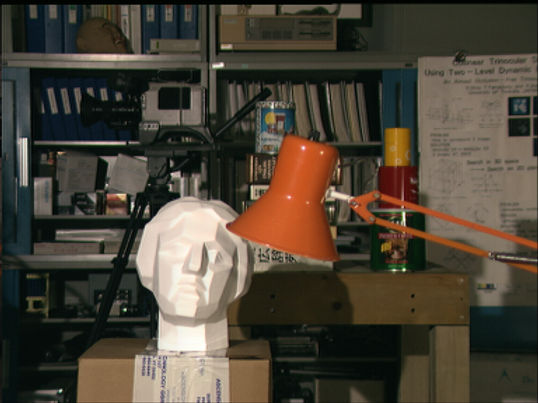
#> input picture Images/tsukuba_color.png, 538 x 403 px, found by its file name
$ python temp.py
#> lines starting #> are read from the running program, lines starting #| are printed output that depends on the picture; pictures that were not available may be replaced by others from this repository, and a replacement may not be noted
import cv2 as cv
import numpy as np

image = cv.imread('../images/tsukuba_color.png', cv.IMREAD_GRAYSCALE)
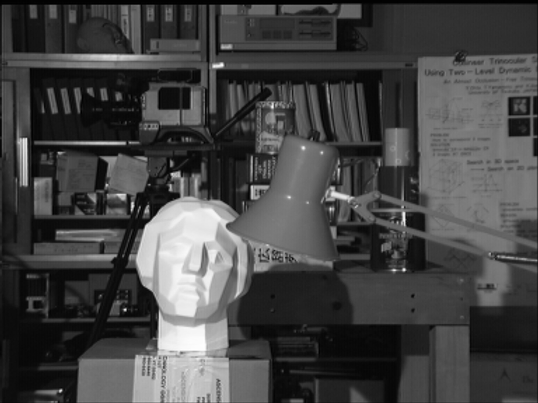
#> image: shape (403, 538); min 0, max 254, mean 68.6
cv.imwrite('tsukuba_gray.png', image)

image = cv.imread('../images/tsukuba_gray.png', cv.IMREAD_GRAYSCALE)
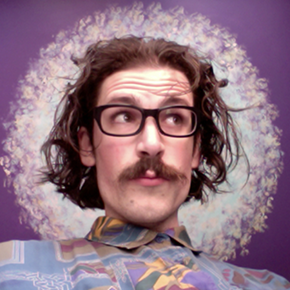
#> input picture Images/MyPic.png, 290 x 290 px, given in place of tsukuba_gray.png, which was not available
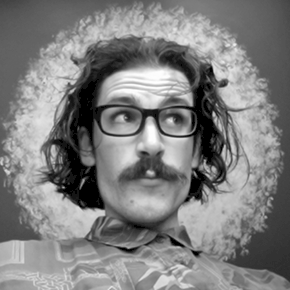
#> image: shape (290, 290); min 0, max 255, mean 127.3
assert image is not None, "file could not be read, check with os.path.exists()"
image_equ = cv.equalizeHist(image)
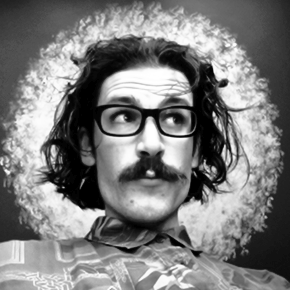
#> image_equ: shape (290, 290); min 0, max 255, mean 124.3
result = np.hstack((image, image_equ))  # stacking images side-by-side
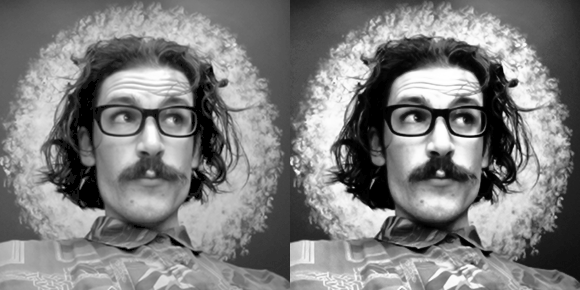
#> result: shape (290, 580); min 0, max 255, mean 125.8
cv.imwrite('tsukuba_equ.png', result)
